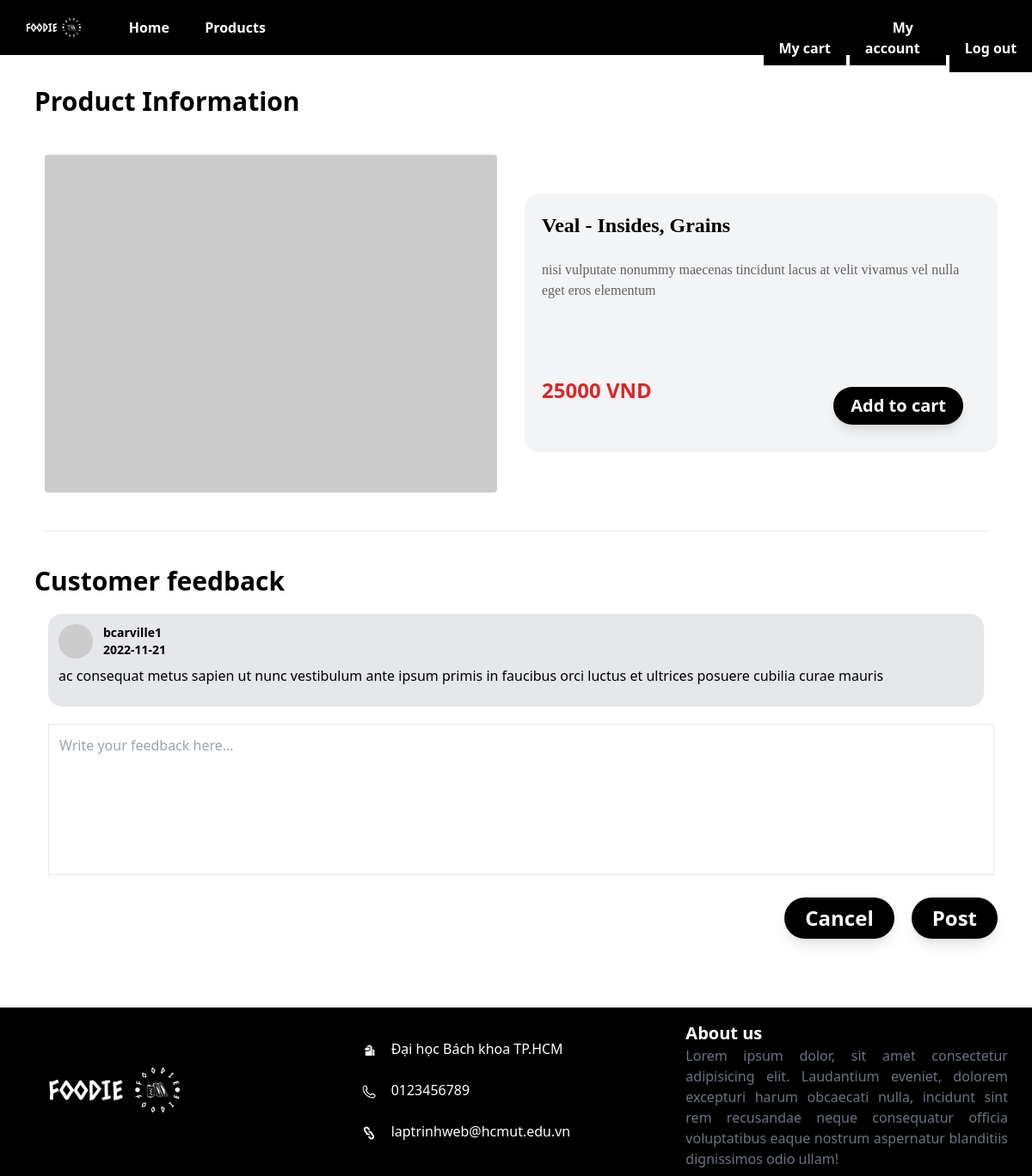
Screenshot of /productDetail.php?product_id=1 with the database file from the repository.
### tables this page shows
CREATE TABLE `product` (
  `product_id` int(100) NOT NULL,
  `product_name` varchar(100) NOT NULL,
  `description` text NOT NULL,
  `price` int(100) NOT NULL,
  `quantity` int(100) NOT NULL,
  `product_image` text NOT NULL
);

CREATE TABLE `feedback` (
  `feedback_id` int(100) NOT NULL,
  `product_id` int(100) NOT NULL,
  `user_id` int(100) NOT NULL,
  `content` text NOT NULL,
  `created_date` date NOT NULL
);

CREATE TABLE `user` (
  `user_id` int(100) NOT NULL,
  `username` varchar(100) NOT NULL,
  `fullname` varchar(100) NOT NULL,
  `password` varchar(100) NOT NULL,
  `address` text NOT NULL,
  `phone` varchar(10) NOT NULL,
  `email` varchar(100) NOT NULL,
  `user_image` text NOT NULL,
  `user_type` varchar(10) NOT NULL,
  `created_date` date NOT NULL
);

### productDetail.php (the view, shortened to what this page needs)
<?php include('./header-member.php')?>
<?php
    $sql= "SELECT * FROM product WHERE product_id=";
    $result = $mysqli->query($sql.$_GET['product_id']);
    $count = $result->num_rows;
?>
<div class='my-20'>
    <h1 class='lg:text-3xl md:text-2xl pt-5 pl-10 mb-5 font-bold'>Product Information</h1>
    <div class='grid grid-cols-2 h-full mx-28 gap-5 md:ml-10 md:mr-10 items-center'>
<?php
    if($count > 0)
    {
        while($rows = $result->fetch_assoc())
        {
?>
        <img src='<?php echo $rows['product_image']?>' alt='' class='w-full flex relative p-3 my-3 rounded-2xl'/>
        <div class='flex flex-col w-full bg-gray-100 rounded-2xl p-5'>
            <h1 class='lg:text-2xl font-bold md:text-base w-full h-14 text-left font-serif'><?php echo $rows['product_name']?></h1>
            <p class='text-base lg:mb-20 md:mb-5 opacity-60 font-serif'>
                <?php echo $rows['description']?>
            </p>
            <p class='lg:text-2xl text-red-600 font-bold mt-2 md:text-base'>
                <?php echo $rows['price']?> VND
                <button class='rounded-3xl shadow-lg my-3 float-right mr-5 text-xl bg-black px-5 py-2 text-white cart-btn hover:bg-white hover:text-black transition ease-in' value="<?php echo $_GET['product_id']?>">
                    Add to cart
                </button>
            </p>
        </div>
<?php
        }
    }
?>
    </div>
    <hr class='mx-auto w-11/12 border-1 border-black-300 my-5'>
    <div class="h-full">
        <h1 class='lg:text-3xl md:text-2xl pt-5 pl-10 mb-5 font-bold'>Customer feedback</h1>
        <div id="feedback">
<?php
    $sql= "SELECT * FROM feedback WHERE product_id=";
    $result = $mysqli->query($sql.$_GET['product_id']);
    $count = $result->num_rows;
    if($count > 0)
    {
        while($rows = $result->fetch_assoc())
        {
            $user_info = ($mysqli->query("SELECT * FROM user WHERE user_id=".$rows['user_id']))->fetch_assoc();
            $user_avatar = $user_info['user_image'];
            $user_name = $user_info['username'];
?>
        <div class="mx-14 my-5 rounded-2xl bg-gray-200 p-3">
            <img src="<?php echo $user_avatar?>" alt="user-avatar" class="w-10 h-10 rounded-full overflow-hidden inline float-left">
            <div class="float-left mx-3 text-sm font-bold">
                <p><?php echo $user_name?></p>
                <p><?php echo $rows['created_date']?></p>
            </div>
            <p class="pt-10 pb-3 mt-2">
                <?php echo $rows['content']?>
            </p>
        </div>
<?php
        }
    }
?>
        </div>
        <textarea placeholder="Write your feedback here..." name="textarea" class="p-3 border-gray border active:border-black border-solid lg:ml-14 md:ml-16 hover:shadow-xl lg:w-11/12 md:w-10/12 h-44 resize-none"></textarea>
        <div class="h-12 mb-7 mt-5">
            <button class='block rounded-3xl shadow-lg float-right mr-10 text-2xl font-bold bg-black px-6 py-2 text-white submit-btn hover:bg-white hover:text-black transition ease-in' value="<?php echo $_GET['product_id']?>">
                Post
            </button>
            <button class='block rounded-3xl shadow-lg float-right mr-5 text-2xl font-bold bg-black px-6 py-2 text-white cancel-btn hover:bg-white hover:text-black transition ease-in'>
                Cancel
            </button>
        </div>
    </div>
</div>
<?php include('./footer.php')?>

### rows the page displays
product: product_name "Veal - Insides, Grains", description "nisi vulputate nonummy maecenas tincidunt lacus at velit vivamus vel nulla eget eros elementum", price "25000"
feedback: user.username "bcarville1", created_date "2022-11-21", content "ac consequat metus sapien ut nunc vestibulum ante ipsum primis in faucibus orci luctus et ultrices posuere cubilia curae mauris"
